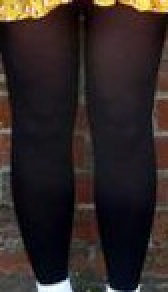
#> input picture data/crops/011fbe2f-5d1a-5a2c-8564-c6352189d65b.jpg, 84 x 146 px, given as the content of the folder ./images, which was not available (shown 2 times larger)
$ python main.py
#> lines starting #> are read from the running program, lines starting #| are printed output that depends on the picture
### plain_search.py
import cv2
import numpy as np
import os
import logging

def template_match_coord(image, crop):
    """
    Matches straight images and return coordinates
    Parameters
    ----------
    :param image : original image
    :param crop: cropped image
    :return: None or Coordinates
    """
    image = cv2.imread(image)
#> image is the input picture: shape (146, 84, 3); mean B, G, R 36, 37, 46.2
    crop = cv2.imread(crop)

    h1, w1, c1 = image.shape
#> h1 = 146; w1 = 84; c1 = 3
    h2, w2, c2 = crop.shape
#> h2 = 146; w2 = 84; c2 = 3

    if h1 > h2 and w1 > w2:
        w, h = crop.shape[:-1]
        res = cv2.matchTemplate(image, crop, cv2.TM_CCOEFF_NORMED)
        threshold = .8
        loc = np.where(res >= threshold)
        if loc:
            for pt in zip(*loc[::-1]):  # Switch collumns and rows
              #  cv2.rectangle(image, pt, (pt[0] + w, pt[1] + h), (0, 0, 255), 2)
                coord = [pt[0], pt[1], pt[0]+w, pt[1]+h]
                coord = [float(np_float) for np_float in coord]
                return coord

    return None

### noise_removal.py
import cv2
import numpy as np
from plain_search import template_match_coord
from augmentation import rotated_skewed_search

def noise_removal(full, crop):
    """
    Removes noise

    Parameters
    ----------
    :param image : original image
    :param crop: cropped image
    :return: [coordinates] or None
    """
    #averaging = cv2.blur(img, (5,5));
    #gaussian = cv2.GaussianBlur(img, (5,5), 0)
    crop = cv2.imread(crop)
    crop = cv2.medianBlur(crop, 5)
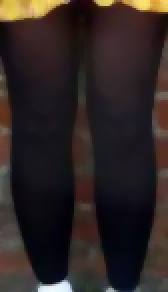
#> crop: shape (146, 84, 3) (shown 2 times larger); mean B, G, R 35.2, 36.2, 45.5
    #bi = cv2.bilateralFilter(img, 5, 75, 75) # Keeping the edges of image like for reading text and stuff & not blur

    cv2.imwrite('denoised.jpg', crop)

    # Then match with template or rotated
    coordinates = template_match_coord(full, 'denoised.jpg')
#> pass 3 of the loop `for crop in cropped_images:`:
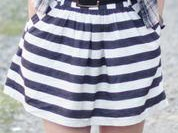
#> input picture data/crops/03643b7a-256c-54dd-b783-2ee3fe775902.jpg, 178 x 133 px
#> in template_match_coord, crop is the input picture: shape (133, 178, 3); mean B, G, R 174.9, 162.8, 161.4
#> in noise_removal (call 3), `crop = cv2.medianBlur(crop, 5)`:
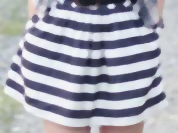
#> crop: shape (133, 178, 3); mean B, G, R 175, 163.1, 161.6
#> the loop made 4 passes; the first 3 are shown
    # [4 lines of commented-out code are left out]
    return coordinates

### main.py
import json
import glob
import io
from noise_removal import noise_removal # for removing noise in image
from plain_search import template_match_coord # for plain straight iamge search
from augmentation import rotated_skewed_search # for rotation

cropped_images = glob.glob('./crops/*.jpg');
original_images = glob.glob('./images/*.jpg');

cloth_matches = dict()

def insert_in_cloth_matches(actual_img, crop_img):
    if actual_img.split('/')[-1] not in cloth_matches:
        cloth_matches[actual_img.split('/')[-1]] = [[crop_img.split('/')[-1], coordinates]]
    else:
        cloth_matches[actual_img.split('/')[-1]].append([crop_img.split('/')[-1], coordinates])

if __name__=="__main__":
    cloth_matches = dict()
    try:
      to_unicode = unicode
    except NameError:
      to_unicode = str

cloth_matches['NA'] = []
# plain image search & noise removal image
for crop in cropped_images:
    for actual in original_images:
        print(actual, crop)
        #cloth_matches[actual.split('/')[-1]] = []
        coordinates = template_match_coord(actual, crop)
        if coordinates != None:
            insert_in_cloth_matches(actual, crop)
            print(cloth_matches)
            break # if match found no need to check for noise & break
        coordinates = noise_removal(actual, crop)
        if coordinates != None:
            insert_in_cloth_matches(actual, crop)
            print(cloth_matches)
            break
        #else:
         #   cloth_matches['NA'].append([crop.split('/')[-1], []])


print(type(cloth_matches))

with io.open('res.json', 'w', encoding='utf-8') as outfile:
    str_ = json.dumps(cloth_matches,
                      indent=4, sort_keys=True,
                      separators=(',', ': '), ensure_ascii=False)
    outfile.write(to_unicode(str_))

"""
for crop in cropped_images:
    for actual in original_images:
        print(actual, crop)
        coordinates = rotated_skewed_search(actual, crop)
        if coordinates != None:
            insert_in_cloth_matches(actual, crop)
            print(cloth_matches)
            break
"""
